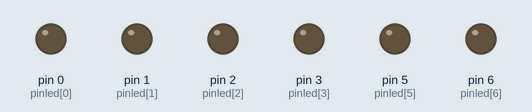
Recording of a sketch running on a simulated Arduino Uno, built with avr-gcc and run on an emulated ATmega328P. On the bench: output pins drawn as LEDs (lit = HIGH). Random numbers use the default seed unless the sketch sets one.

Above: at 0.1 s.
At 3.1 s:
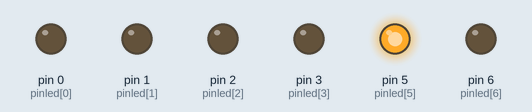
At 4.1 s:
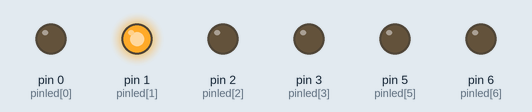
At 9.2 s:
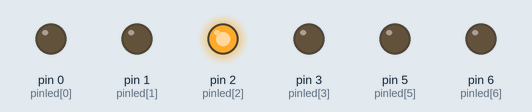
At 19.4 s:
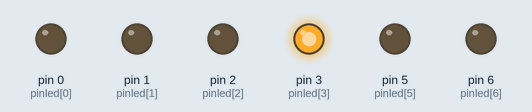
At 38.8 s:
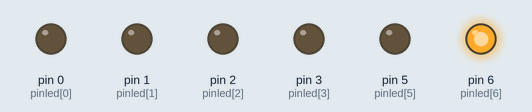
Timing chart, 0 to 40.0 s (numbered marks = the images above):
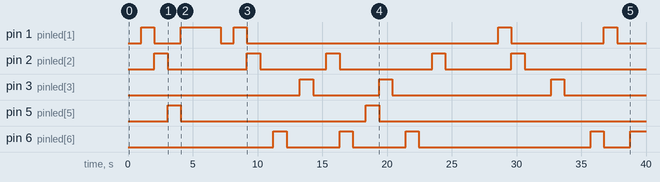

Measured:
- by itself, pin 1 (pinled[1]): LOW → HIGH at 1.0 s, → LOW 1.0 s later, → HIGH 2.0 s later, → LOW 3.1 s later, … (10 changes in this stretch)
- by itself, pin 2 (pinled[2]): LOW → HIGH at 2.0 s, → LOW 1.0 s later, → HIGH 6.1 s later, → LOW 1.0 s later, … (10 changes in this stretch)
- by itself, pin 3 (pinled[3]): goes HIGH 1.0 s, LOW 5.1 s, HIGH 1.0 s, LOW 12.3 s, HIGH 1.0 s, then LOW
- by itself, pin 5 (pinled[5]): alternates HIGH for 1.0 s and LOW for 14.3 s
- by itself, pin 6 (pinled[6]): LOW → HIGH at 11.2 s, → LOW 1.0 s later, → HIGH 4.1 s later, → LOW 1.0 s later, … (9 changes in this stretch)

The sketch:

button.ino
```cpp
int pinled [] = {0,1,2,3,4,5,6};
int pinCount;

int state = 0;
int counter = 0;

const int pinBut = 4;
unsigned char onOff = 0;

# define N0_OF_BUTTONS 3
# define DURATION_FOR_AUTO_INCREASING 100
# define BUTTON_IS_PRESSED 0
# define BUTTON_IS_RELEASED 1

int buttonBuffer [ N0_OF_BUTTONS ] = {1, 1, 1};
int debounceButtonBuffer1 [ N0_OF_BUTTONS ] = {1, 1, 1};
int debounceButtonBuffer2 [ N0_OF_BUTTONS ] = {1, 1 , 1};

static uint8_t flagForButtonPress1s [ N0_OF_BUTTONS ] = {0, 0 , 0};
static uint16_t counterForButtonPress1s [ N0_OF_BUTTONS ] = {1, 1, 1};

void setup(){
  for (int i = 0; i < 7; i++){
      pinMode(pinled [i], OUTPUT);
  }

  pinMode(pinBut, INPUT_PULLUP);

  for (int i = 0; i < 7; i++){
      digitalWrite(i, LOW);
  }
}

void button_reading ( void )
{
  for ( int i = 0; i < N0_OF_BUTTONS ; i++)
  {
    debounceButtonBuffer2 [i] = debounceButtonBuffer1 [i];
    debounceButtonBuffer1 [i] = digitalRead(11 + i);
    if ( debounceButtonBuffer1 [i] == debounceButtonBuffer2 [i])
    {
      buttonBuffer [i] = debounceButtonBuffer1 [i];
      if ( buttonBuffer [i] == BUTTON_IS_PRESSED )
      {
        if ( counterForButtonPress1s [i] < DURATION_FOR_AUTO_INCREASING )
        {
          counterForButtonPress1s [i ]++;
        }
        else
        {
          flagForButtonPress1s [i] = 1;
          //todo
        }
      }
      else
      {
        counterForButtonPress1s [i] = 0;
        flagForButtonPress1s [i] = 0;
      }
    }
  }
}

unsigned char is_button_pressed ( uint8_t index )
{
  if ( index >= N0_OF_BUTTONS ) return 0;
  return ( buttonBuffer [ index ] == BUTTON_IS_PRESSED );
}

unsigned char is_button_pressed_1s ( unsigned char index )
{
  if ( index >= N0_OF_BUTTONS ) return 0xff;
  return ( flagForButtonPress1s [ index ] == 1);
}

void display(int index){
  switch(index){
    case 0:
      digitalWrite(1, HIGH);
      digitalWrite(2, LOW);
      digitalWrite(3, LOW);
      digitalWrite(4, LOW);
      digitalWrite(5, LOW);
      digitalWrite(6, LOW);
      digitalWrite(7, LOW);
      digitalWrite(8, LOW);
      break;
    case 1:
      digitalWrite(1, LOW);
      digitalWrite(2, HIGH);
      digitalWrite(3, LOW);
      digitalWrite(4, LOW);
      digitalWrite(5, LOW);
      digitalWrite(6, LOW);
      digitalWrite(7, LOW);
      digitalWrite(8, LOW);
      break;
    case 2:
      digitalWrite(1, LOW);
      digitalWrite(2, LOW);
      digitalWrite(3, HIGH);
      digitalWrite(4, LOW);
      digitalWrite(5, LOW);
      digitalWrite(6, LOW);
      digitalWrite(7, LOW);
      digitalWrite(8, LOW);
      break;
    case 3:
      digitalWrite(1, LOW);
      digitalWrite(2, LOW);
      digitalWrite(3, LOW);
      digitalWrite(4, HIGH);
      digitalWrite(5, LOW);
      digitalWrite(6, LOW);
      digitalWrite(7, LOW);
      digitalWrite(8, LOW);
      break;
    case 4:
      digitalWrite(1, LOW);
      digitalWrite(2, LOW);
      digitalWrite(3, LOW);
      digitalWrite(4, LOW);
      digitalWrite(5, HIGH);
      digitalWrite(6, LOW);
      digitalWrite(7, LOW);
      digitalWrite(8, LOW);
      break;
    case 5:
      digitalWrite(1, LOW);
      digitalWrite(2, LOW);
      digitalWrite(3, LOW);
      digitalWrite(4, LOW);
      digitalWrite(5, LOW);
      digitalWrite(6, HIGH);
      digitalWrite(7, LOW);
      digitalWrite(8, LOW);
      break;
    case 6:
      digitalWrite(1, LOW);
      digitalWrite(2, LOW);
      digitalWrite(3, LOW);
      digitalWrite(4, LOW);
      digitalWrite(5, LOW);
      digitalWrite(6, LOW);
      digitalWrite(7, HIGH);
      digitalWrite(8, LOW);
      break;
    case 7:
      digitalWrite(1, LOW);
      digitalWrite(2, LOW);
      digitalWrite(3, LOW);
      digitalWrite(4, LOW);
      digitalWrite(5, LOW);
      digitalWrite(6, LOW);
      digitalWrite(7, LOW);
      digitalWrite(8, HIGH);
      break;
    case 8:
      digitalWrite(1, LOW);
      digitalWrite(2, LOW);
      digitalWrite(3, LOW);
      digitalWrite(4, HIGH);
      digitalWrite(5, LOW);
      digitalWrite(6, LOW);
      digitalWrite(7, LOW);
      digitalWrite(8, HIGH);
      break;
    case 9:
      digitalWrite(1, HIGH);
      digitalWrite(2, LOW);
      digitalWrite(3, LOW);
      digitalWrite(4, HIGH);
      digitalWrite(5, LOW);
      digitalWrite(6, LOW);
      digitalWrite(7, HIGH);
      digitalWrite(8, LOW);
      break;
  }
}

void loop() {
  switch (state){
    case 0:
      display(rand() % 10);
      state = 1;
      break;

    case 1:
      if(counter != 100)
        counter++;
      else{
        counter = 0;
        state = 0;
      }
      break;
  }
  delay(10);
}
```
